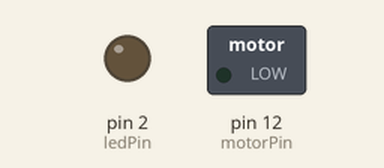
A sketch run on a simulated Arduino Uno, built with avr-gcc and run on an emulated ATmega328P. Shown: switched loads named in the sketch (green lamp = pin HIGH), output pins drawn as LEDs (lit = HIGH).

Above: at 0.6 s.
At 3.5 s:
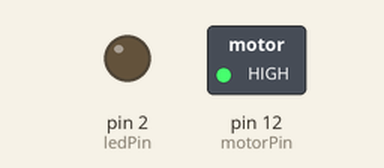
Timing chart, 0 to 11.9 s (numbered marks = the images above):
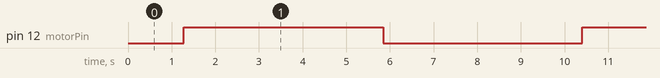

The sketch:

4-2dcMoterPWMSpeed.ino
```cpp
/*
 Ex4. 4-2dcMotorPWMSpeed.ino
 D1 mini port output
WeMos D1 mini Pin Number  Arduino IDE Pin Number
A0     : POT
D0  16
D1  5
D2  4 : button
D3  0
D4  2 : Default LED
D5  14 : POT POWER OUT
D6  12 : motor
D7  13
D8  15
TX  1
RX  3
*/
//#include <ESP8266WiFi.h>

const int ledPin = 2;//BUILTIN_LED D4
const int motorPin = 12;//D6

void setup()
{
  pinMode(ledPin, OUTPUT);
  pinMode(motorPin, OUTPUT);
  Serial.begin(9600);
}

void loop()
{
    for(int i=0; i<256; i++)
    {
        analogWrite(motorPin, i);
        delay(10);
    }
    delay(2000);
    for(int i=255; i>=0; i--)
    {
        analogWrite(motorPin, i);
        delay(10);
    }
    delay(2000);
}
```

Measured:
- by itself, pin 12 (motorPin): alternates HIGH for 4.6 s and LOW for 4.6 s
